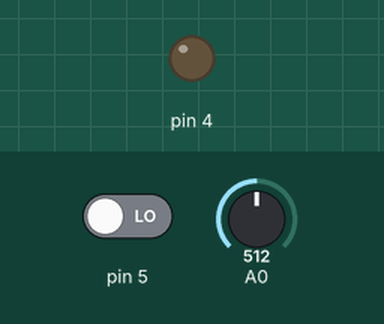
The sketch below on a simulated Arduino Uno, built with avr-gcc and run on an emulated ATmega328P. On the bench: output pins drawn as LEDs (lit = HIGH). The inputs (shaded band) are chosen by the test bench; at power-on: pin 5 LOW, A0 = 512.

Above: at 1.2 s.
1.3 s: pin 5 driven HIGH
At 2.0 s:
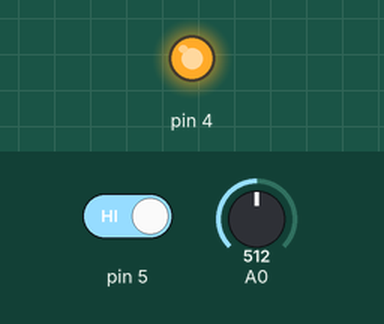
2.8 s: A0 set to 493
At 3.1 s:
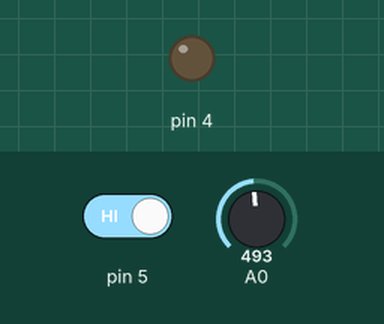
4.3 s: A0 set to 716
At 5.4 s:
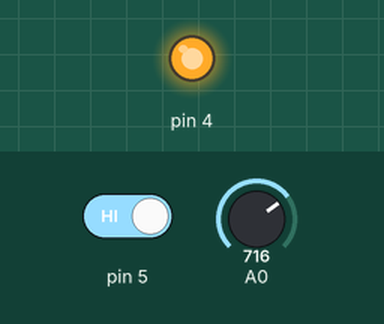
Timing chart, 0 to 7.3 s (numbered marks = the images above; inputs shaded):
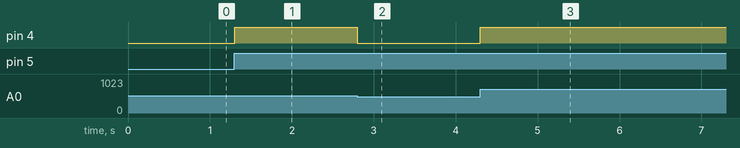

The sketch:

PotentiometerButtonLED.ino
```cpp
/*
  Turns on an LED to a level set by a potentiometer
  when a pushbutton is pressed. On alternate presses,
  it turns the LED off.
 */
int lastButtonState = 0;
bool lightOn = 0;

void setup() {
  // put your setup code here, to run once:
  pinMode(4, OUTPUT);
  pinMode(5, INPUT);
}

void loop() {
  // button controls whether it's blinking
  int buttonState = digitalRead(5);
  if (buttonState != lastButtonState) {
    delay(3);  // debounce delay)
    if (buttonState == HIGH) {
      // take action
      Serial.println("button is pressed");
      // change the status of the light:
      lightOn = !lightOn;
    }
  }
  // save the button's state so we can compare it to the next button read:
  lastButtonState = buttonState;

  //////////////////////////////////////////////////////////////////////

  // read the potentiometer knob attached to pin A0:
  int knobValue = analogRead(A0);
  // divide by 4 to get 0-255 range:
  int intensity = knobValue / 4;

  //////////////////////////////////////////////////////////////////////
  // if the light should be on, turn it on;
  // if not, turn it off:
  if (lightOn) {
    analogWrite(4, intensity);
  } else {
    analogWrite(4, 0);
  }
}
```

Measured:
- the behaviour switches between 512 and 511 on A0 (found by bisection; images 1 and 2)
- after the input at 1.3 s, pin 4: LOW → HIGH at once
- after the input at 2.8 s, pin 4: HIGH → LOW at once
- after the input at 4.3 s, pin 4: LOW → HIGH at once
